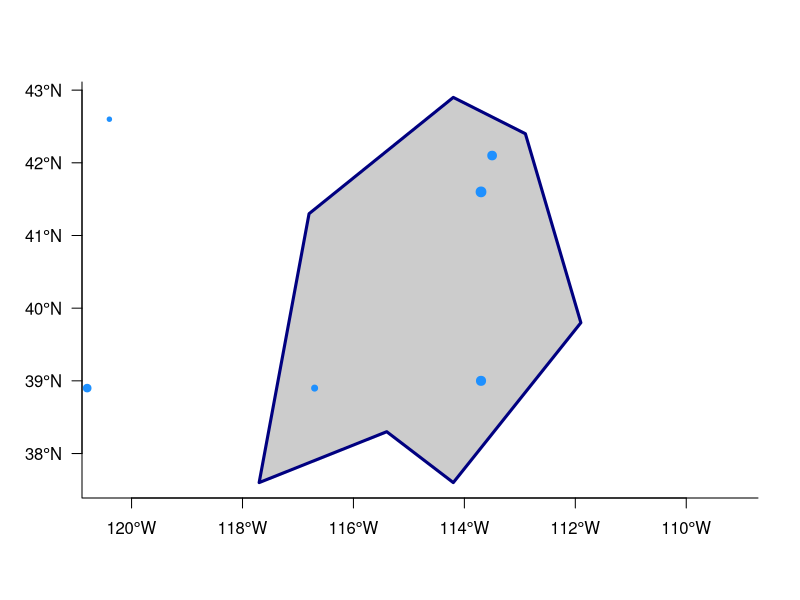

Generate this figure with R:
## ---- chunk 1

require(sp)
require(raster)
require(tidyr)
require(dplyr)

## ---- chunk 2
  longitude <- c(-116.7, -120.4, -116.7, -113.5, -115.5, -120.8, -119.5, -113.7, -113.7, -110.7)
  latitude <- c(45.3, 42.6, 38.9, 42.1, 35.7, 38.9, 36.2, 39, 41.6, 36.9)
  lonlat <- cbind(longitude, latitude)
## ---- chunk 3
xy_sp <- SpatialPoints(lonlat)

## ---- chunk 4
crdref <- CRS('+proj=longlat +datum=WGS84')
xy_sp <- SpatialPoints(lonlat, proj4string = crdref)
## ---- chunk 5
df <- tibble::tibble(
  ID = 1:nrow(lonlat),
  elev = runif(nrow(lonlat), 1000, 8000)
)

pts_df <- SpatialPointsDataFrame(
  xy_sp,
  data = df
)
## ---- chunk 6
pts_df[pts_df$elev > 3000,]
# subset(pts_df, elev > 3000)
## ---- chunk 7
as.data.frame(pts_df)
## ---- chunk 8
lon <- c(-116.8, -114.2, -112.9, -111.9, -114.2, -115.4, -117.7)
lat <- c(41.3, 42.9, 42.4, 39.8, 37.6, 38.3, 37.6)
lonlat <- cbind(lon, lat)
## ---- chunk 9
lns <- spLines(lonlat, crs=crdref)
lns
## ---- chunk 10
pols <- spPolygons(lonlat, crs=crdref)
pols
## ---- chunk 11
par(bty = "l")
plot(pols, axes = TRUE, las = 1)
plot(pols, border = "navy", col = "gray80", lwd = 3, add = TRUE)
points(
  pts_df, 
  col = "dodgerblue", 
  pch = 19, 
  cex = pts_df$elev/max(pts_df$elev) * 1.3
)
